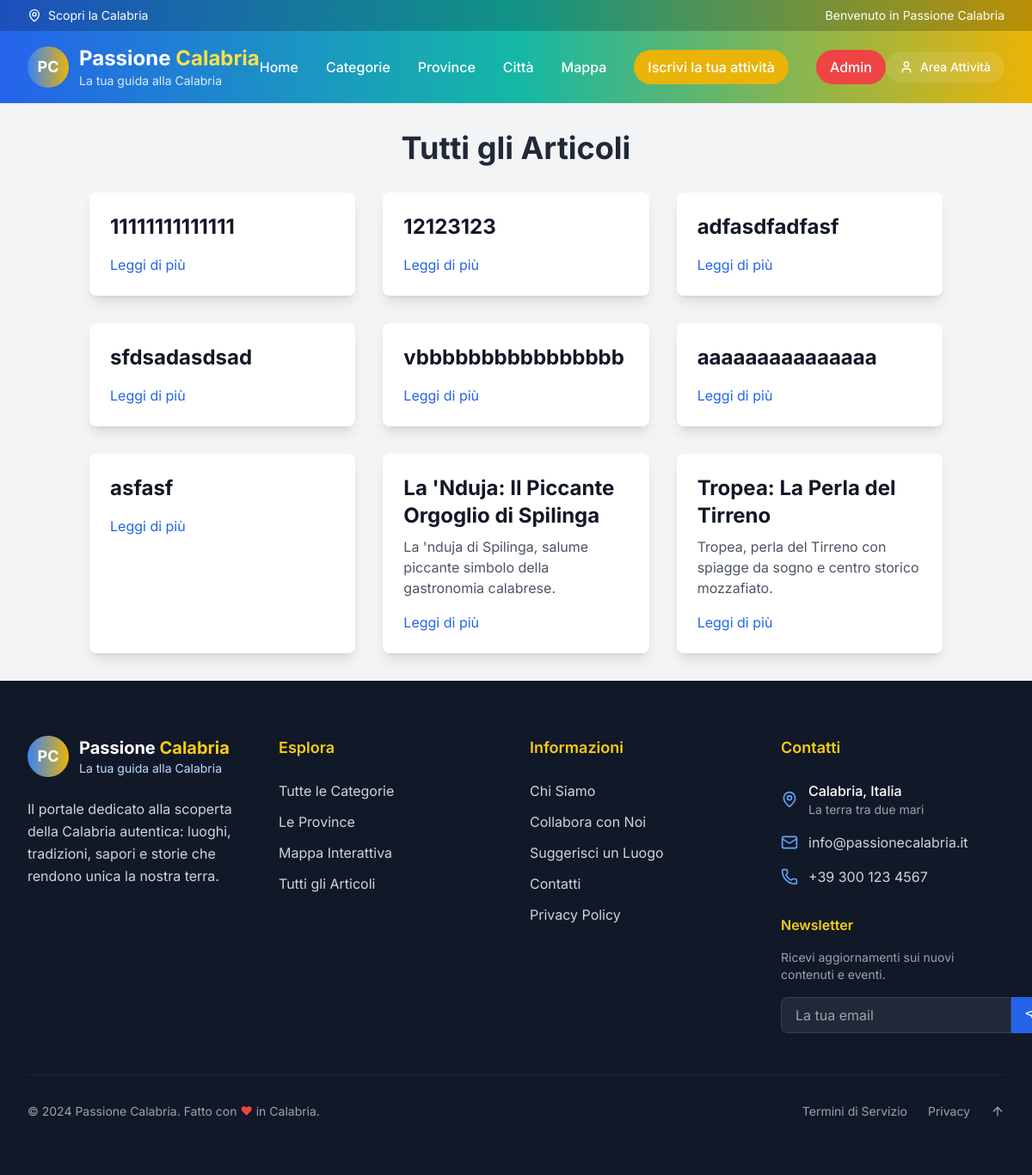
The app's page /articoli.php with its own data.
### tables this page shows
CREATE TABLE `articles` (
  `id` int NOT NULL,
  `title` varchar(500) NOT NULL,
  `slug` varchar(500) NOT NULL,
  `content` longtext NOT NULL,
  `excerpt` text,
  `featured_image` varchar(500) DEFAULT NULL,
  `gallery_images` json DEFAULT NULL,
  `category_id` int NOT NULL,
  `province_id` int DEFAULT NULL,
  `city_id` int DEFAULT NULL,
  `author` varchar(255) DEFAULT NULL,
  `status` enum('draft','published','archived') DEFAULT 'published',
  `featured` tinyint(1) DEFAULT '0',
  `views` int DEFAULT '0',
  `latitude` decimal(10,8) DEFAULT NULL,
  `longitude` decimal(11,8) DEFAULT NULL,
  `allow_user_uploads` tinyint(1) DEFAULT '1',
  `created_at` timestamp NULL DEFAULT CURRENT_TIMESTAMP,
  `updated_at` timestamp NULL DEFAULT CURRENT_TIMESTAMP ON UPDATE CURRENT_TIMESTAMP,
  `json_data` json DEFAULT NULL,
  `hero_image` varchar(255) DEFAULT NULL,
  `logo` varchar(255) DEFAULT NULL
);

### includes/db_config.php (called while the page is built, shortened)
<?php
function getDatabaseConfig() {
    $host = getenv('DB_HOST');
    $dbname = getenv('DB_NAME');
    $username = getenv('DB_USER');
    $password = getenv('DB_PASSWORD');
    if (!$host) {
        $host = 'db5018301966.hosting-data.io';
        $dbname = 'dbs14504718';
        $username = 'dbu1167357';
        $password = 'Barboncino692@@';
    }
    return [
        'host' => $host,
        'dbname' => $dbname,
        'username' => $username,
        'password' => $password
    ];
}
?>

### includes/database_mysql.php (called while the page is built, shortened)
<?php
require_once __DIR__ . '/db_config.php';
class Database {
    public $pdo;
    private $connection_error = false;
    public function __construct() {
        $config = getDatabaseConfig();
        $this->host = $config['host'];
        $this->dbname = $config['dbname'];
        $this->username = $config['username'];
        $this->password = $config['password'];
        try {
            $dsn = "mysql:host={$this->host};dbname={$this->dbname};charset=utf8mb4";
            $options = [
                PDO::ATTR_ERRMODE => PDO::ERRMODE_EXCEPTION,
                PDO::ATTR_DEFAULT_FETCH_MODE => PDO::FETCH_ASSOC,
                PDO::ATTR_EMULATE_PREPARES => false,
            ];
            $this->pdo = new PDO($dsn, $this->username, $this->password, $options);
        } catch (PDOException $e) {
            $this->connection_error = true;
            $this->error_message = 'Errore connessione database MySQL: ' . $e->getMessage();
            error_log($this->error_message);
            $this->pdo = null;
        }
    }
    public function isConnected() {
        return !$this->connection_error && $this->pdo !== null;
    }
    public function getArticles($limit = null, $offset = 0, $onlyPublished = true) {
        $sql = 'SELECT a.id, a.title, a.slug, a.content, a.excerpt, a.category_id, a.province_id, a.city_id, a.status, a.author, a.featured_image, a.gallery_images, a.created_at, a.updated_at, a.views, a.featured, c.name as category_name, p.name as province_name, ci.name as city_name FROM articles a LEFT JOIN categories c ON a.category_id = c.id LEFT JOIN provinces p ON a.province_id = p.id LEFT JOIN cities ci ON a.city_id = ci.id';
        $params = [];
        if ($onlyPublished) {
            $sql .= ' WHERE a.status = ?';
            $params[] = 'published';
        }
        $sql .= ' ORDER BY a.created_at DESC';
        $stmt = $this->pdo->prepare($sql);
        $stmt->execute($params);
        return $stmt->fetchAll();
    }
    public function __destruct() {
        $this->pdo = null;
    }
}
?>

### articoli.php (the view, shortened to what this page needs)
<?php
require_once 'includes/database_mysql.php';
$db = new Database();
$articles = $db->getArticles();
?>
<!DOCTYPE html>
<html lang="it">
<head>
    <script src="https://cdn.tailwindcss.com"></script>
    <link rel="stylesheet" href="assets/css/style.css">
</head>
<body class="bg-gray-100">
    <?php include 'includes/header.php'; ?>
    <main class="container mx-auto px-4 py-8">
        <h1 class="text-4xl font-bold text-center text-gray-800 mb-8">Tutti gli Articoli</h1>
        <div class="grid grid-cols-1 md:grid-cols-2 lg:grid-cols-3 gap-8">
            <?php foreach ($articles as $article): ?>
                <div class="bg-white rounded-lg shadow-lg overflow-hidden">
                    <div class="p-6">
                        <h2 class="text-2xl font-bold text-gray-900 mb-2">
                            <a href="articolo.php?slug=<?php echo $article['slug']; ?>" class="hover:text-blue-600">
                                <?php echo htmlspecialchars($article['title']); ?>
                            </a>
                        </h2>
                        <p class="text-gray-600 mb-4"><?php echo htmlspecialchars($article['excerpt']); ?></p>
                        <a href="articolo.php?slug=<?php echo $article['slug']; ?>" class="text-blue-600 hover:underline">Leggi di più</a>
                    </div>
                </div>
            <?php endforeach; ?>
        </div>
    </main>
    <?php include 'includes/footer.php'; ?>
</body>
</html>

### assets/css/style.css (style rules this page uses)
:root { --calabria-blue: #2563eb; --calabria-blue-light: #3b82f6; --calabria-blue-dark: #1d4ed8; --calabria-gold: #f59e0b; --calabria-gold-light: #fbbf24; --calabria-gold-dark: #d97706; --calabria-teal: #14b8a6; --calabria-green: #10b981; }
* { scroll-behavior: smooth; }
body { font-family: 'Inter', -apple-system, BlinkMacSystemFont, 'Segoe UI', Roboto, sans-serif; line-height: 1.6; }

### records on screen
articles: title "11111111111111"
articles: title "12123123"
articles: title "adfasdfadfasf"
articles: title "sfdsadasdsad"
articles: title "vbbbbbbbbbbbbbbbb"
articles: title "aaaaaaaaaaaaaaa"
articles: title "asfasf"
articles: title "La 'Nduja: Il Piccante Orgoglio di Spilinga", excerpt "La 'nduja di Spilinga, salume piccante simbolo della gastronomia calabrese."
articles: title "Tropea: La Perla del Tirreno", excerpt "Tropea, perla del Tirreno con spiagge da sogno e centro storico mozzafiato."
